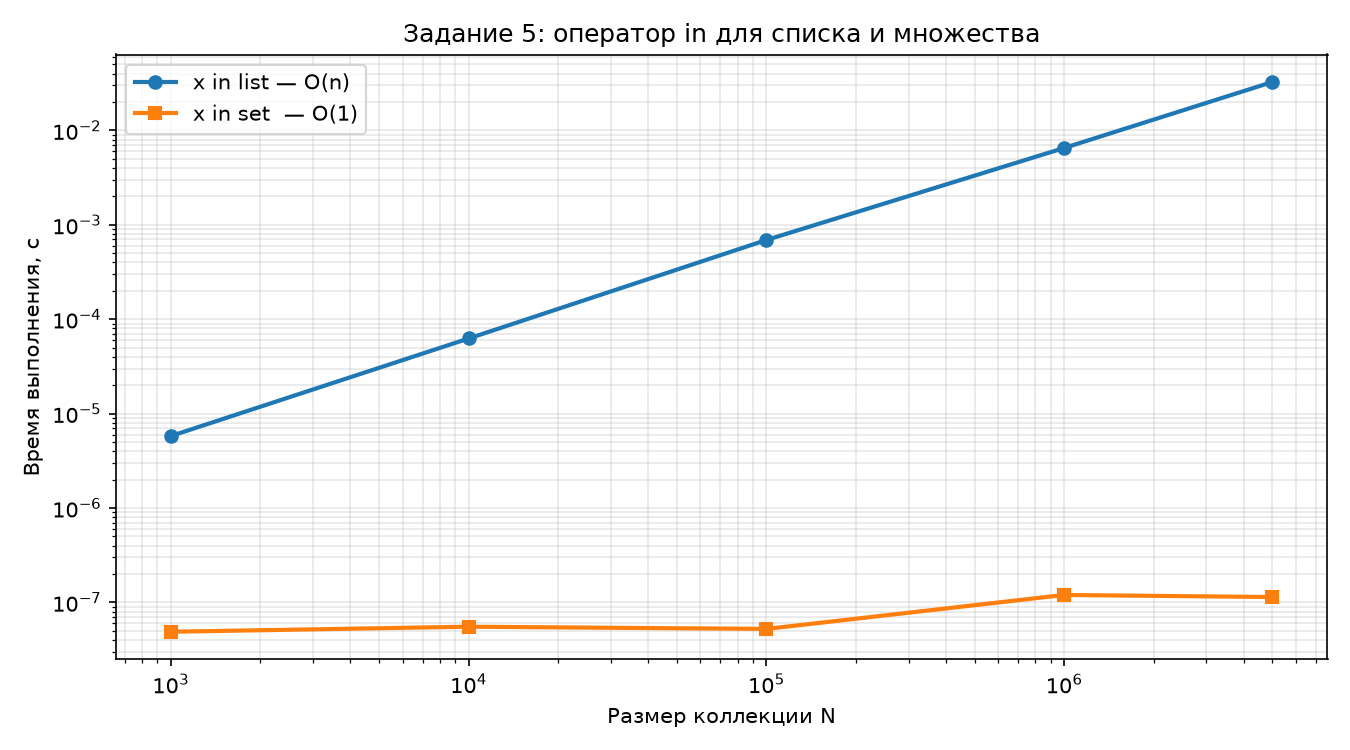

This figure's Python source:
"""
Задание 5.

Сравнение производительности оператора in для множеств и списков.
- x in list -> O(n)
- x in set  -> O(1) в среднем
"""

import time
import matplotlib.pyplot as plt


def time_in_list(n, reps):
    lst = list(range(n))
    target = n - 1  
    start = time.perf_counter()
    for _ in range(reps):
        _ = target in lst
    return (time.perf_counter() - start) / reps


def time_in_set(n, reps):
    s = set(range(n))
    target = n - 1
    start = time.perf_counter()
    for _ in range(reps):
        _ = target in s
    return (time.perf_counter() - start) / reps


if __name__ == '__main__':
    sizes = [1_000, 10_000, 100_000, 1_000_000, 5_000_000]
    t_list, t_set = [], []

    for n in sizes:
        reps = 1000 if n <= 100_000 else 100
        t_list.append(time_in_list(n, reps))
        t_set.append(time_in_set(n, reps))

    plt.figure(figsize=(9, 5))
    plt.plot(sizes, t_list, marker='o', linewidth=2, label='x in list — O(n)')
    plt.plot(sizes, t_set, marker='s', linewidth=2, label='x in set  — O(1)')
    plt.xlabel('Размер коллекции N')
    plt.ylabel('Время выполнения, с')
    plt.title('Задание 5: оператор in для списка и множества')
    plt.xscale('log')
    plt.yscale('log')
    plt.legend()
    plt.grid(True, which='both', alpha=0.3)
    plt.tight_layout()
    plt.savefig('task5.png', dpi=150)
    plt.show()

    for n, tl, ts in zip(sizes, t_list, t_set):
        print(f"N={n:>9}: list={tl:.3e} c, set={ts:.3e} c")
